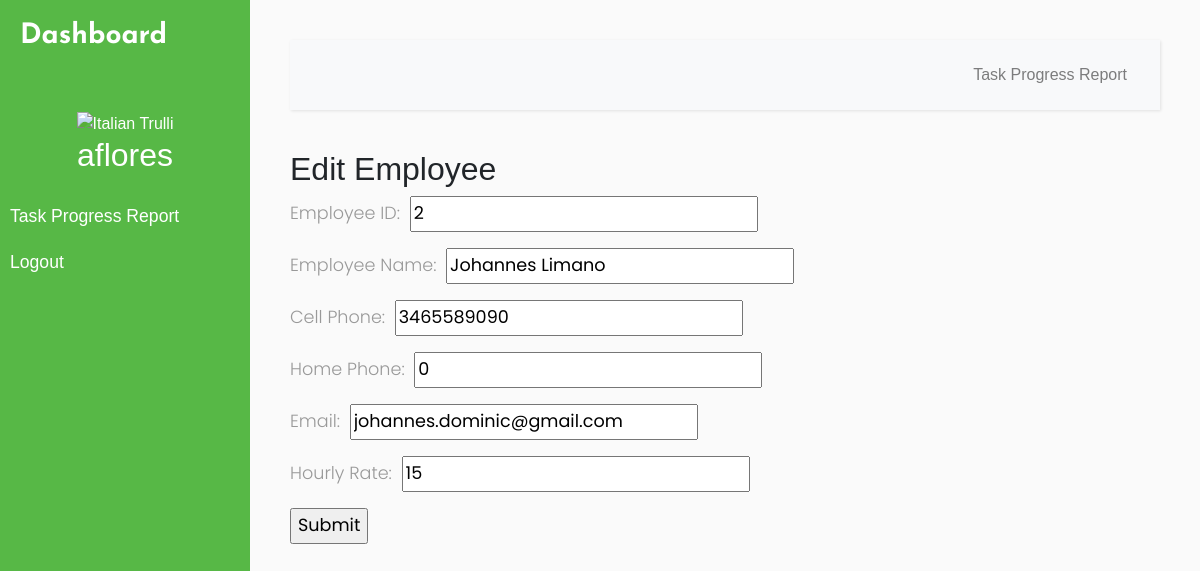
Page /editEmployee.php?id=2 (signed in) on the committed database.
### tables this page shows
CREATE TABLE USER_LOGIN(
	Username varchar(15) PRIMARY KEY NOT NULL,
    ClientID int(6),
    EmployeeID int(6),
    PasswordHash BINARY(20) NOT NULL,
    Salt BINARY(20) NOT NULL,
    FOREIGN KEY (ClientID) REFERENCES client(ClientID),
    FOREIGN KEY (EmployeeID) REFERENCES employee(EmployeeID)
);

CREATE TABLE MENU(
	MenuID int(6) PRIMARY KEY AUTO_INCREMENT,
    MenuName varchar(30) NOT NULL,
    url varchar(50)
);

CREATE TABLE EMPLOYEE (
	EmployeeID int(6) PRIMARY KEY NOT NULL AUTO_INCREMENT,
    EmployeeName varchar(30),
    Phone1 bigint(10),
    Phone2 bigint(10),
    Email varchar(50),
    HourlyRate double
);

### Module/Login/session.php (called while the page is built, shortened)
<?php
$user_check=$_SESSION['login_user'];
$ses_sql=mysqli_query($conn,"SELECT Username, EmployeeName FROM `USER_LOGIN` a INNER JOIN `EMPLOYEE` b ON a.EmployeeID = b.EmployeeID AND Username = '".$user_check."'");
$row = mysqli_fetch_assoc($ses_sql);
$login_session = $row['Username'];
if(!isset($login_session)){
    $ses_sql=mysqli_query($conn,"SELECT Username, ClientName FROM `USER_LOGIN` a INNER JOIN `CLIENT` b ON a.ClientID = b.ClientID AND Username = '".$user_check."'");
    $row = mysqli_fetch_assoc($ses_sql);
    $login_session = $row['Username'];
}
?>

### editEmployee.php (the view, shortened to what this page needs)
<?php require_once('Connections/remotesql.php'); ?>
<?php include 'Source/connect.php';?>
<?php include('Module/Login/session.php'); ?>
<?php
if (!function_exists("GetSQLValueString")) {
function GetSQLValueString($theValue, $theType, $theDefinedValue = "", $theNotDefinedValue = "")
{
  $theValue = function_exists("mysql_real_escape_string") ? mysql_real_escape_string($theValue) : mysql_escape_string($theValue);
  switch ($theType) {
    case "long":
    case "int":
      $theValue = ($theValue != "") ? intval($theValue) : "NULL";
      break;
  }
  return $theValue;
}
}
$editFormAction = $_SERVER['PHP_SELF'];
if (isset($_SERVER['QUERY_STRING'])) {
  $editFormAction .= "?" . htmlentities($_SERVER['QUERY_STRING']);
}
$query_Recordset_edit = "SELECT * FROM EMPLOYEE";
$Recordset_edit = mysql_query($query_Recordset_edit, $remotesql) or die(mysql_error());
$totalRows_Recordset_edit = mysql_num_rows($Recordset_edit);$colname_Recordset_edit = "-1";
if (isset($_GET['id'])) {
  $colname_Recordset_edit = $_GET['id'];
}
$query_Recordset_edit = sprintf("SELECT * FROM EMPLOYEE WHERE EmployeeID = %s", GetSQLValueString($colname_Recordset_edit, "int"));
$Recordset_edit = mysql_query($query_Recordset_edit, $remotesql) or die(mysql_error());
$row_Recordset_edit = mysql_fetch_assoc($Recordset_edit);
?>
<!DOCTYPE html>
<html>
<head>
    <link rel="stylesheet" href="https://stackpath.bootstrapcdn.com/bootstrap/4.1.0/css/bootstrap.min.css">
    <link rel="stylesheet" href="style2.css">
    <link rel="stylesheet" href="https://cdnjs.cloudflare.com/ajax/libs/malihu-custom-scrollbar-plugin/3.1.5/jquery.mCustomScrollbar.min.css">
</head>
<body>
    <div class="wrapper">
        <nav id="sidebar">
            <div class="sidebar-header">
                <h3 >Dashboard</h3>
            </div>
            <ul class="list-unstyled components">
                <div class="nav-image">
                <img src="https://avatar-management--avatars.us-west-2.prod.public.atl-paas.net/default-avatar.png" alt="Italian Trulli">
                <h2><? echo $login_session?></h2>
                </div>
                <? $sql_menu = "SELECT MENU.MenuName, MENU.url FROM MENU, ASSIGNED_MENU WHERE MENU.MenuID = ASSIGNED_MENU.MenuID AND ASSIGNED_MENU.Username = '$login_session'";
                $result_menu = $conn->query($sql_menu);
                while($row_menu = $result_menu->fetch_array()){
                ?>
                <li>
                <a href="<? echo $row_menu[1]; ?>"><div onclick="pageClick(this)"> <? echo $row_menu[0]; ?> </div></a>
                </li>
                <?
                }
                ?>
                <li>
                    <a href="#" id="menu-logout">Logout</a>
                </li>
            </ul>
        </nav>
        <div id="content">
            <nav class="navbar navbar-expand-lg navbar-light bg-light">
                <div class="container-fluid">
                    <div class="collapse navbar-collapse" id="navbarSupportedContent">
                        <ul class="nav navbar-nav ml-auto">
                           <? $sql_menu = "SELECT MENU.MenuName, MENU.url FROM MENU, ASSIGNED_MENU WHERE MENU.MenuID = ASSIGNED_MENU.MenuID AND ASSIGNED_MENU.Username = '$login_session'";
                                $result_menu = $conn->query($sql_menu);
                                while($row_menu = $result_menu->fetch_array()){
?>
                <li class="nav-item">
                <a class="nav-link" href="<? echo $row_menu[1]; ?>" ><div onclick="pageClick(this)"> <? echo $row_menu[0]; ?> </div></a>
                </li>
                  <?
                    }
                    ?>
                        </ul>
                    </div>
                </div>
            </nav>
            <div class="content">
        <h2>Edit Employee</h2>
        <form action="<?php echo $editFormAction; ?>" name="form1" method="POST">
          <p>Employee ID:
            <input name="textfield" type="text" id="textfield" value="<?php echo $row_Recordset_edit['EmployeeID']; ?>" readonly>
          </p>
          <p>Employee Name:
            <input name="name" type="text" id="name" value="<?php echo $row_Recordset_edit['EmployeeName']; ?>">
          </p>
          <p>Cell Phone:
            <input name="phone1" type="text" id="phone1" value="<?php echo $row_Recordset_edit['Phone1']; ?>">
          </p>
          <p>Home Phone:
            <input name="phone2" type="text" id="phone2" value="<?php echo $row_Recordset_edit['Phone2']; ?>">
          </p>
          <p>Email:
            <input name="email" type="text" id="email" value="<?php echo $row_Recordset_edit['Email']; ?>">
          </p>
          <p>Hourly Rate:
            <input name="rate" type="text" id="rate" value="<?php echo $row_Recordset_edit['HourlyRate']; ?>">
          </p>
          <p>
            <input name="button" type="submit" class="leftTiyle" id="button" value="Submit">
          </p>
        </form>
        <p>&nbsp;</p>
        </div>
        </div>
    </div>
</body>
</html>

### style2.css (style rules this page uses)
body { font-family: 'Ubuntu-Bold', sans-serif; background: #fafafa; }
p { font-family: 'Poppins', sans-serif; font-size: 1.1em; font-weight: 300; line-height: 1.7em; color: #999; }
a, a:hover, a:focus { color: inherit; text-decoration: none; transition: all 0.3s; }
.navbar { padding: 15px 10px; background: #fff; border: none; border-radius: 0; margin-bottom: 40px; box-shadow: 1px 1px 3px rgba(0, 0, 0, 0.1); }
.wrapper { display: flex; width: 100%; }
#sidebar { width: 250px; position: fixed; top: 0; left: 0; height: 100vh; z-index: 999; background: #57b846; color: #fff; transition: all 0.3s; }
#sidebar .sidebar-header { padding: 20px; font-family: 'JosefinSans-Bold',sans-serif; background: #57b846; }
#sidebar .nav-image { text-align: center; padding: 10px 20px; }
#sidebar ul.components { padding: 20px 0; border-bottom: 1px solid #57b846; }
#sidebar ul li a { padding: 10px; font-size: 1.1em; display: block; }
#content { width: calc(100% - 250px); padding: 40px; min-height: 100vh; transition: all 0.3s; position: absolute; top: 0; right: 0; }

### editEmployee.php (style rules this page uses)
img { max-height: 66%; max-width: 66%; margin-left: auto; margin-right: auto; }

### rows in the picture
user_login: Username "aflores"
menu: MenuName "Task Progress Report"
employee: textfield "2", name "Johannes Limano", phone1 "3465589090", phone2 "0", email "johannes.dominic@gmail.com", rate "15"
